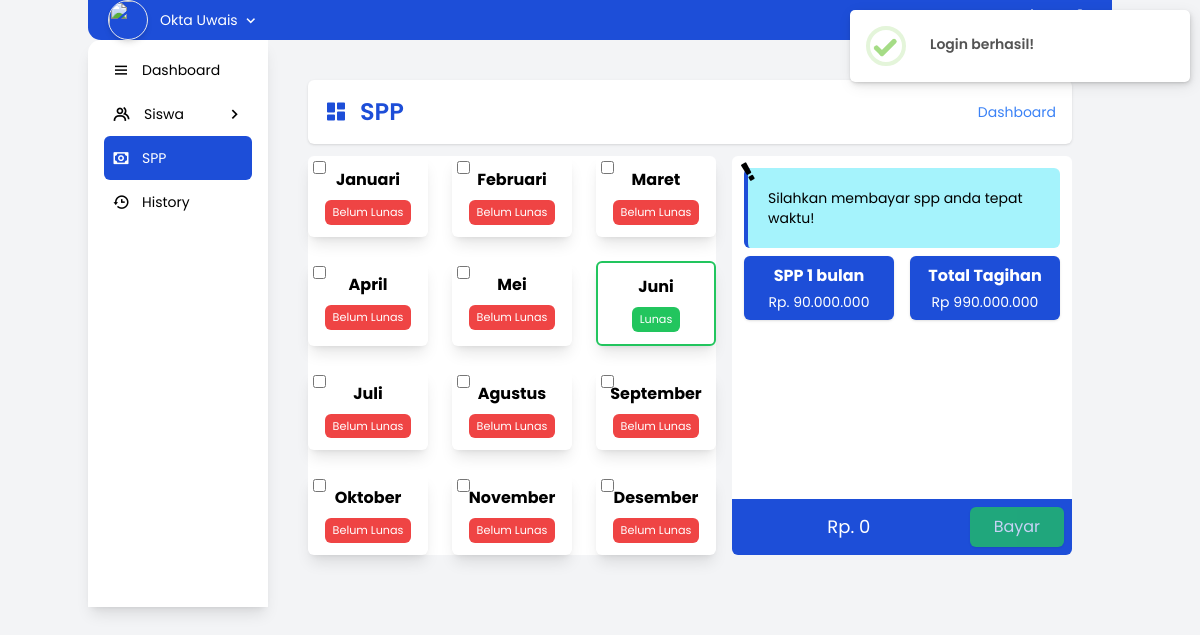
The app's page /spp (signed in) with its own data.
### tables this page shows
CREATE TABLE IF NOT EXISTS `bulan` (
  `BulanID` int NOT NULL AUTO_INCREMENT,
  `NamaBulan` varchar(50) NOT NULL,
  PRIMARY KEY (`BulanID`)
);

CREATE TABLE IF NOT EXISTS `payment` (
  `TranksaksiID` char(10) NOT NULL,
  `BulanID` int NOT NULL,
  `SiswaID` char(10) NOT NULL,
  `Harga` double NOT NULL,
  KEY `fk_payment_bulan` (`BulanID`),
  KEY `fk_payment_siswa` (`SiswaID`),
  KEY `fk_payment_tranksaksi` (`TranksaksiID`),
  CONSTRAINT `fk_payment_bulan` FOREIGN KEY (`BulanID`) REFERENCES `bulan` (`BulanID`) ON DELETE CASCADE ON UPDATE CASCADE,
  CONSTRAINT `fk_payment_siswa` FOREIGN KEY (`SiswaID`) REFERENCES `siswa` (`Nisn`) ON DELETE CASCADE ON UPDATE CASCADE,
  CONSTRAINT `fk_payment_tranksaksi` FOREIGN KEY (`TranksaksiID`) REFERENCES `tranksaksi` (`TranksaksiID`) ON DELETE CASCADE
);

CREATE TABLE IF NOT EXISTS `jurusan` (
  `JurusanID` varchar(15) NOT NULL,
  `NamaJurusan` varchar(50) NOT NULL,
  `SingkatanJurusan` varchar(50) NOT NULL,
  `HargaJurusan` double NOT NULL,
  `CreateAt` timestamp NULL DEFAULT CURRENT_TIMESTAMP,
  `UpdateAt` timestamp NULL DEFAULT CURRENT_TIMESTAMP ON UPDATE CURRENT_TIMESTAMP,
  PRIMARY KEY (`JurusanID`),
  UNIQUE KEY `NamaJurusan` (`NamaJurusan`),
  UNIQUE KEY `SingkatanJurusan` (`SingkatanJurusan`)
);

### app/core/Controllers.php (called while the page is built, shortened)
<?php
class Controllers {
	public function view($view, $data = []) {
		require_once 'app/view/'.$view.'.php';
	}
	public function model($model) {
		return new $model;
	}
}

### app/controller/Spp.php (called while the page is built, shortened)
<?php
class Spp extends Controllers {
    public function index() {
		$data['izinLogout'] = Permission::izinLogout();
        $data["bulan"] = $this->model("Spp_model")->getBulan($_SESSION["UserID"]);
        $data["harga"] = $this->model("Spp_model")->getHargaSpp($_SESSION["UserID"]);
        $data["bulanNow"] = $this->model("Dashboard_model")->generateBulan();
        $data["totalHarga"] = $this->model("Spp_model")->getTotalHargaSpp($_SESSION["UserID"]);
        $data["getRekapSiswa"] = $this->model("Spp_model")->getRekapSiswa();
        $data["judul"] = "Spp";
        $this->view("spp/index", $data);
    }
}

### app/core/App.php (called while the page is built, shortened)
<?php
class App {
	private $class = "Dashboard",
			$method = "index",
			$params = [];
	public function __construct() {
		$this->class = new $this->class();
		call_user_func_array([$this->class, $this->method], $this->params);
	}
}

### index.php (called while the page is built, shortened)
<?php
if (file_exists('app/core/App.php')) {
 	new App();
}

### app/core/Database.php (called while the page is built, shortened)
<?php
class Database {
    private $dbname = Constant::DBNAME,
            $dbhost = Constant::DBHOST,
            $dbuser = Constant::DBUSER,
            $dbpass = Constant::DBPASS;
    private $db, $stmt;
    public function __construct() {
        try {
            $dh = "mysql:host={$this->dbhost};dbname={$this->dbname};charset=utf8";
            $options = [
                PDO::ATTR_PERSISTENT => true,
                PDO::ATTR_ERRMODE => PDO::ERRMODE_EXCEPTION,
                PDO::MYSQL_ATTR_INIT_COMMAND => "SET NAMES utf8"
            ];
            $this->db = new PDO($dh, $this->dbuser, $this->dbpass, $options);
        } catch(PDOException $e) {
            echo "Koneksi gagal: ".$e->getMessage();
        }
    }
    public function query($query) {
        $this->stmt = $this->db->prepare($query);
    }
    public function bind($bind, $value, $type = null) {
        switch(true) {
            default:
                $type = PDO::PARAM_STR;
        }
        $this->stmt->bindValue($bind, $value, $type);
    }
    public function execute() {
        $this->stmt->execute();
    }
    public function resultSet() {
        $this->execute();
        return $this->stmt->fetchAll(PDO::FETCH_ASSOC);
    }
    public function single() {
        $this->execute();
        return $this->stmt->fetch(PDO::FETCH_ASSOC);
    }
}

### app/model/Spp_model.php (called while the page is built, shortened)
<?php
class Spp_model {
    private $db;
    public function __construct() {
        $this->db = new Database;
    }
    public function getHargaSpp($SiswaID) {
        $this->db->query("SELECT HargaJurusan FROM siswa as S join jurusan as J ON S.JurusanID = J.JurusanID WHERE Nisn = :Nisn");
        $this->db->bind("Nisn", $SiswaID);
        $this->db->execute();
        return $this->db->single();
    }
    public function getBulan($SiswaID) {
        $this->db->query("SELECT B.BulanID as BulanID, P.BulanID as PBulanID, SiswaID, NamaBulan, Nisn, Harga, NamaLengkap, Email, NoTelp FROM bulan as B LEFT JOIN payment as P ON B.BulanID = P.BulanID AND P.SiswaID = :SiswaID JOIN siswa as S ON S.Nisn = :SiswaID");
        $this->db->bind("SiswaID", $SiswaID);
        $this->db->execute();
        return $this->db->resultSet();
    }
    public function getTotalHargaSpp($SiswaID) {
        $this->db->query("SELECT SiswaID FROM payment WHERE SiswaID = :SiswaID");
        $this->db->bind("SiswaID", $SiswaID);
        $this->db->execute();
        return $this->db->resultSet();
    }
    public function getRekapSiswa($data = []) {
        try {
            if(empty($data["search"])) {
                $this->db->query("SELECT S.Nisn, S.Foto, S.NamaLengkap, S.Kelas, J.SingkatanJurusan as Jurusan, J.HargaJurusan FROM siswa as S JOIN jurusan as J ON S.JurusanID = J.JurusanID");
                $this->db->execute();
                return $this->db->resultSet();
            }
        } catch (PDOException $e) {
            echo $e->getMessage();
        }
    }
}

### app/view/spp/index.php (the view, shortened to what this page needs)
<section class="p-5 md:p-10 lg:p-15 overflow-y-auto overflow-x-hidden">
	<?php if($_SESSION["Role"] == "user") : ?>
          <div class="flex items-center justify-between poppins bg-white p-4 rounded-md shadow dark:bg-slate-800 dark:text-slate-200">
		<div class="flex items-center gap-3">
			<i class="bx bxs-dashboard text-md md:text-xl lg:text-2xl text-blue-700"></i>
			<h1 class="text-md md:text-xl lg:text-2xl text-blue-700 font-semibold">SPP</h1>
		</div>
		<div class="flex items-center poppins gap-2 text-sm">
			<a id="path-url" href=""></a>
		</div>
	</div>
	<div class="grid grid-cols-[1fr] md:grid-cols-[1.2fr_1fr] gap-4 my-3">
		<form id="form-spp" action="" class="bg-white rounded-md grid grid-cols-2 md:grid-cols-2 lg:grid-cols-3 gap-6 dark:bg-slate-900" method="post">
			<?php foreach ($data["bulan"] as $bulan) : ?>
			<div class="card poppins flex flex-col items-center gap-2 relative <?=($data["bulanNow"] == $bulan["NamaBulan"]) ? ($bulan["PBulanID"]) ? "border-2 border-green-500" : "border-2 border-red-500" : ''?> dark:bg-slate-800 dark:text-slate-200">
				<input type="checkbox" name="pilihan[]" data-bulan-id="<?=$bulan["BulanID"]?>" data-siswa-id ="<?=$bulan["Nisn"]?>" data-harga="<?=$data["harga"]["HargaJurusan"]?>" value="<?=$bulan["NamaBulan"]?>" data-nama="<?=$bulan["NamaLengkap"]?>" data-email="<?=$bulan["Email"]?>" data-notelp="<?=$bulan["NoTelp"]?>" class="absolute start-[5px] top-[5px] <?=(($bulan["PBulanID"]) ? "hidden" : "")?>">
				<h1 class="font-bold"><?=$bulan["NamaBulan"]?></h1>
				<p class="<?=($bulan["PBulanID"]) ? 'bg-green-500' : 'bg-red-500'?> rounded-md p-1 px-2 text-white" style="font-size: 0.7rem;"><?=(($bulan["PBulanID"]) ? "Lunas" : "Belum Lunas")?></p>
			</div>
			<?php endforeach; ?>
		</form>
		<div class="bg-white rounded-md overflow-hidden p-3 relative dark:bg-slate-800 dark:text-slate-200">
			<div class="alert-primary poppins text-sm relative dark:bg-slate-700">
				<i class="fa fa-exclamation absolute -rotate-[30deg] text-2xl -top-[12px] -start-[4px]"></i>
				<h2>Silahkan membayar spp anda tepat waktu!</h2>
			</div>
			<div class="grid grild-cols-1 md:grid-cols-2 gap-4 poppins my-2 mb-20">
				<div class="flex flex-col items-center gap-1 bg-blue-700 p-2 rounded-md w-[100%] shadow dark:bg-slate-700">
					<p class="text-white font-bold text-md">SPP 1 bulan</p>
					<p class="text-sm text-white">Rp. <?= number_format($data["harga"]["HargaJurusan"],0,'.','.')?></p>
				</div>
				<div class="flex flex-col items-center gap-1 bg-blue-700 p-2 rounded-md w-[100%] shadow dark:bg-slate-700">
					<p class="text-white font-bold text-md">Total Tagihan</p>
					<p class="text-sm text-white">Rp <?= number_format(($data["harga"]["HargaJurusan"] * (12 - count($data["totalHarga"]))),0,'.','.')?></p>
				</div>
			</div>
			<div class="absolute bottom-0 start-0 end-0 p-2 bg-blue-700 flex items-center gap-3 dark:bg-slate-700">
				<p id="total-harga" class="w-[70%] text-center text-lg text-white poppins">Rp. 0</p>
				<button id="btn-spp" type="submit" class="btn-primary bg-green-500 w-[30%] shadow disabled" disabled>Bayar</button>
			</div>
		</div>
	</div>
	<?php endif; ?>
      </section>

### records on screen
bulan: NamaBulan "Januari", shows "Belum Lunas"
bulan: NamaBulan "Februari", shows "Belum Lunas"
bulan: NamaBulan "Maret", shows "Belum Lunas"
bulan: NamaBulan "April", shows "Belum Lunas"
bulan: NamaBulan "Mei", shows "Belum Lunas"
payment: BulanID.NamaBulan "Juni", shows "Lunas"
bulan: NamaBulan "Juli", shows "Belum Lunas"
bulan: NamaBulan "Agustus", shows "Belum Lunas"
bulan: NamaBulan "September", shows "Belum Lunas"
bulan: NamaBulan "Oktober", shows "Belum Lunas"
bulan: NamaBulan "November", shows "Belum Lunas"
bulan: NamaBulan "Desember", shows "Belum Lunas"
jurusan: HargaJurusan "90.000.000", HargaJurusan "990.000.000"

### other values on screen
$_SESSION["Username"] "Okta Uwais"
